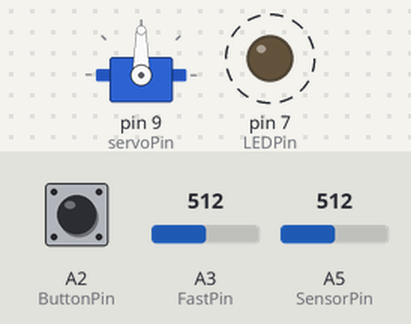
A sketch run on a simulated Arduino Uno, built with avr-gcc and run on an emulated ATmega328P. Parts: servo, output pins drawn as LEDs (lit = HIGH). Dashed ring = blinking. The inputs (shaded band) are chosen by the test bench; at power-on: A3 (FastPin) = 512, A5 (SensorPin) = 512, A2 (ButtonPin) HIGH.

Above: at 1.28 s.
1.3 s: A3 (FastPin) set to 1023
4.3 s: A5 (SensorPin) set to 716
7.3 s: A5 (SensorPin) set to 511
8.8 s: A2 (ButtonPin) pulled LOW for 0.15 s
At 9.6 s:
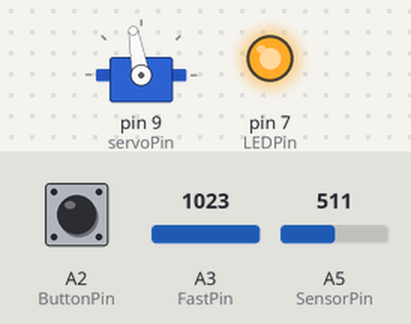
10.4 s: A2 (ButtonPin) pulled LOW for 1 s
At 11.2 s:
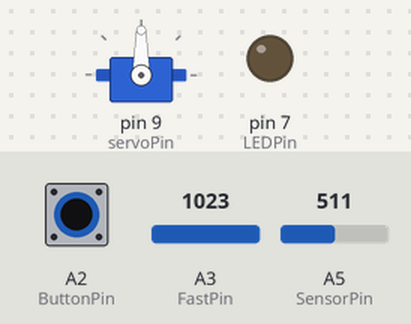
12.9 s: A2 (ButtonPin) pulled LOW for 3.2 s
At 17.4 s:
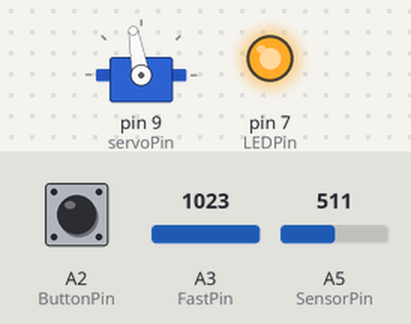
Timing chart, 0 to 18.6 s (numbered marks = the images above; inputs shaded):
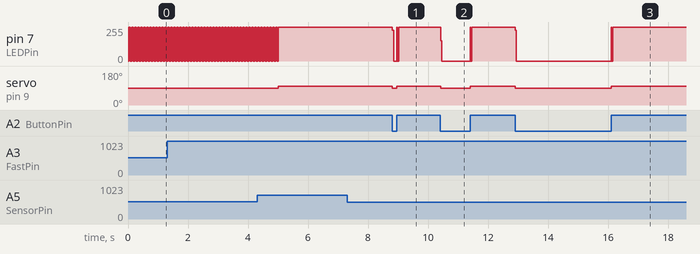

Measured:
- after the input at 8.8 s, pin 7 (LEDPin): 255/255 → 0/255 at once, → 255/255 0.15 s later; servo on pin 9 (servoPin): 100° → 90° at once, → 100° 0.15 s later
- after the input at 10.4 s, pin 7 (LEDPin): 255/255 → 0/255 at once, → 255/255 0.98 s later; servo on pin 9 (servoPin): 100° → 90° at once, → 100° 0.98 s later
- after the input at 12.9 s, pin 7 (LEDPin): 255/255 → 0/255 at once, → 255/255 3.2 s later; servo on pin 9 (servoPin): 100° → 90° at once, → 100° 3.2 s later
- by itself, pin 7 (LEDPin): alternates 255/255 for 0.05 s and 0/255 for 0.05 s, 15 changes in all, then stays 255/255

The sketch:

Auto_Trickler.ino
```cpp
// Include the servo library:
#include <Servo.h>

// Create a new servo object:
Servo TricklerServo;

// Define the servo pin:
#define servoPin 9
// Define the sensor pin
#define SensorPin A5
// Define the fast potentiometer pin
#define FastPin A3
// Define the button pin
#define ButtonPin A2
// Define the LED pin
#define LEDPin 7


void setup() {
  // Attach the Servo variable to a pin:
  TricklerServo.attach(servoPin);
  pinMode(LEDPin, OUTPUT);
}

void loop() {
TricklerServo.write(90);

//Define photo sensor pin
int SensorValue = analogRead(SensorPin);
float SensorVoltage = SensorValue * (5.0 / 1023.0);

//Define fast servo speed cutout voltage setting potentiometer
int FastValue = analogRead(FastPin);
float FastVoltage = FastValue * (5.0 / 1023.0);

digitalWrite(LEDPin, LOW);

//wait for the button press before getting the sensor calibration voltage
//zero out the scale and wait till it is settled out and then hit the button
//blink the red light while it waits to calibrate
while (digitalRead(ButtonPin) == LOW) {
  delay(25);
  digitalWrite(LEDPin, HIGH);   // turn the LED on (HIGH is the voltage level)
  delay(200);                       // wait for a second
  digitalWrite(LEDPin, LOW);    // turn the LED off by making the voltage LOW
  delay(25);
  }

int count = 0;
float CalSum = 0;
float CalValue = 0;
float CalVoltage;

//calibrate the sensor with 50 samples
while (count<50) {
  CalValue = CalValue + analogRead(SensorPin);
  count = count + 1;
  delay(25);
  digitalWrite(LEDPin, HIGH);   // turn the LED on (HIGH is the voltage level)
  delay(50);                       // wait for a second
  digitalWrite(LEDPin, LOW);    // turn the LED off by making the voltage LOW
  delay(25);
  }

//calculate the calibration voltage
CalVoltage = CalValue / 50 * (5.0 / 1023.0);

//loop the dispenser forever
while(1){
//wait for the button press before dispensing powder
digitalWrite(LEDPin, LOW);

while (digitalRead(ButtonPin) == LOW) {
  delay(10);
}
  digitalWrite(LEDPin, HIGH);
//read the sensor voltage
SensorValue = analogRead(FastPin);
SensorVoltage = SensorValue * (5.0 / 1023.0);

//check if the sensor voltage is greater than the cal voltage, dispense powder till within 0.5V of the cal at fast speed
while (SensorVoltage > CalVoltage + 0.5) {
    SensorValue = analogRead(SensorPin);
    SensorVoltage = SensorValue * (5.0 / 1023.0);
    FastValue = analogRead(FastPin);
    FastVoltage = FastValue * (5.0 / 1023.0);
    TricklerServo.write(90+FastVoltage*2);
    delay(10);
}
//check if the sensor voltage is greater than the cal voltage, dispense powder till the cal voltage at slow speed
  while (SensorVoltage > CalVoltage) {
    SensorValue = analogRead(SensorPin);
    SensorVoltage = SensorValue * (5.0 / 1023.0);
    TricklerServo.write(93);
    delay(10);
}

//stop servo
TricklerServo.write(90);
}
}
```
